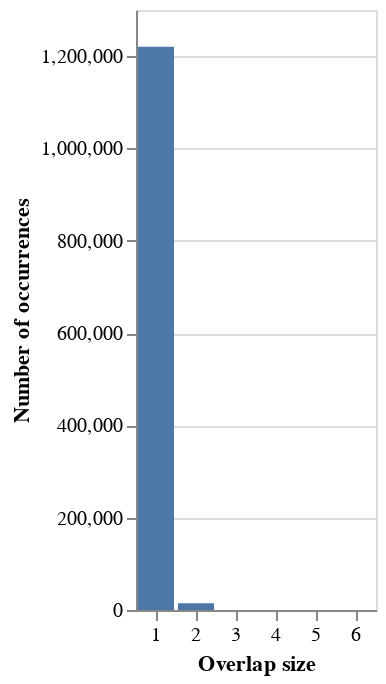

Notebook code for this chart:
### Code cell
alt.Chart(counts).mark_bar().encode(
    x=alt.X(
        "index:O",
        axis=alt.Axis(
            labelAngle=0,
            title="Overlap size"
        )
    ),
    y=alt.Y(
        "counts",
        axis=alt.Axis(
            title="Number of occurrences"
        )
    )
)

### Figure 1 — Vega-Lite specification as saved in the notebook (floating-point values rounded to 4 significant figures)
{"config": {"view": {"continuousWidth": 400, "continuousHeight": 300}}, "data": {"name": "data-957c06ddbbb9df710d6bac4823bd67ca"}, "mark": "bar", "encoding": {"x": {"type": "ordinal", "axis": {"labelAngle": 0, "title": "Overlap size"}, "field": "index"}, "y": {"type": "quantitative", "axis": {"title": "Number of occurrences"}, "field": "counts"}}, "$schema": "https://vega.github.io/schema/vega-lite/v4.8.1.json", "datasets": {"data-957c06ddbbb9df710d6bac4823bd67ca": [{"index": 1, "counts": 1220252}, {"index": 2, "counts": 14670}, {"index": 3, "counts": 44}, {"index": 4, "counts": 0}, {"index": 5, "counts": 0}, {"index": 6, "counts": 0}]}}
